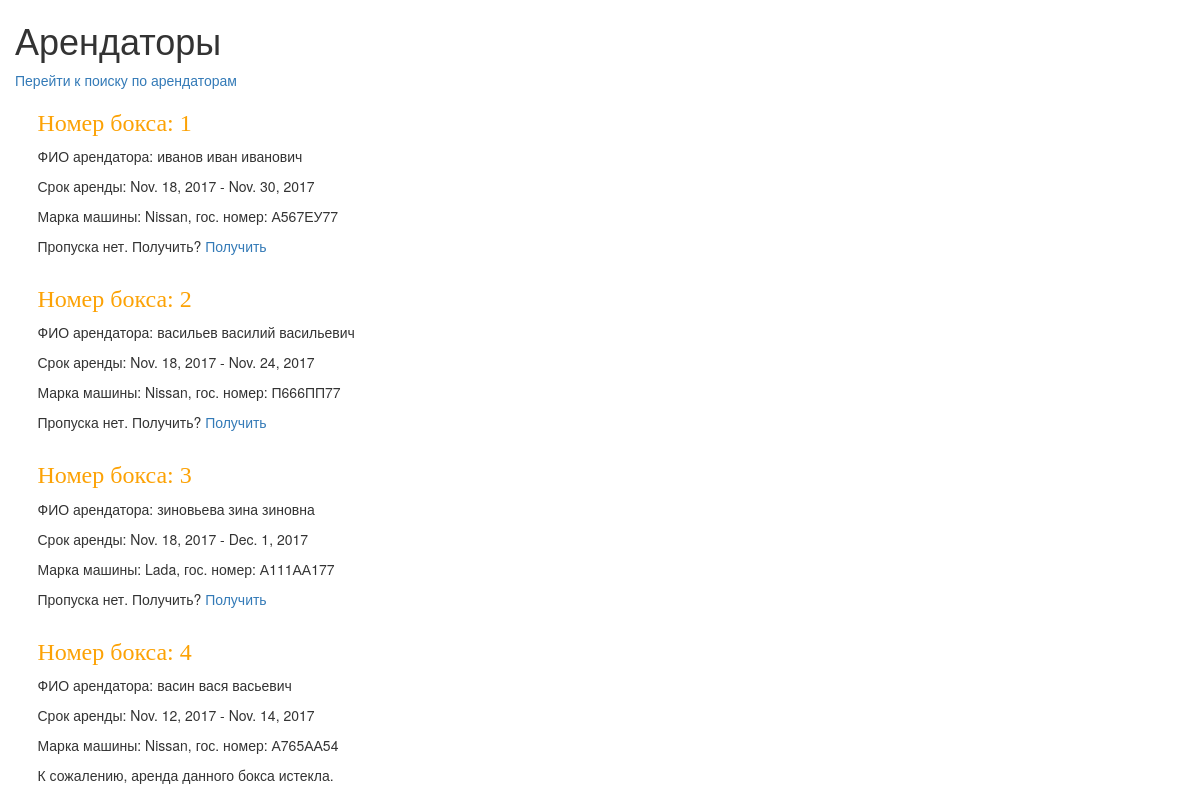
The page / on the database its author committed.
### catalog/models.py (models this page shows, shortened)
class Arendator(models.Model):
    AUTO_MARK = (
        ('N', 'Nissan'),
        ('M', 'Mitsubisi'),
        ('L', 'Lada'),
    )
    person = models.CharField(blank=True,max_length=30, verbose_name='ФИО')
    gos_num = models.CharField(blank=True,max_length=9, verbose_name='Гос. номер')
    box_num = models.CharField(blank=True,max_length=3, unique=True, verbose_name='Номер бокса')
    auto = models.CharField(blank=True,max_length=1, choices=AUTO_MARK, verbose_name='Марка машины')
    has_pass = models.BooleanField(default=False, verbose_name='Пропуск получен')
    registered = models.DateField(blank=True,default=timezone.now, verbose_name='Дата начала аренды')
    ended = models.DateField(blank=True, null=True, verbose_name='Дата окончания аренды')

### catalog/views.py (the view)
# urls.py: url(r'^$', views.box_list, name='box_list'),
def box_list(request):
    boxes = Arendator.objects.filter().order_by('box_num')
    return render(request, 'catalog/box_list.html', {'boxes': boxes})

### catalog/templates/catalog/box_list.html (shortened to what this page needs)
<!DOCTYPE html>
{% load staticfiles %}
<html lang="en">
<head>
    <link rel="stylesheet" href="//maxcdn.bootstrapcdn.com/bootstrap/3.2.0/css/bootstrap.min.css">
    <link rel="stylesheet" href="//maxcdn.bootstrapcdn.com/bootstrap/3.2.0/css/bootstrap-theme.min.css">
    <link rel="stylesheet" href="{% static 'css/catalog.css' %}">
</head>
<body>
    <div><h1>Арендаторы</h1></div>
    <a href="{% url 'search_form' %}">Перейти к поиску по арендаторам</a>
    {% for box in boxes %}
    <div class="container">
        <h3>Номер бокса: {{ box.box_num }} </h3>
        <p>ФИО арендатора: {{ box.person }} </p>
        <p>Срок аренды: {{ box.registered}} - {{ box.ended}} </p>
        <p>Марка машины: {{ box.get_auto_display }}, гос. номер: {{ box.gos_num }}</p>
        <p>{% now "Y-m-d" as todays_date %}</p>
        {% if box.registered|date:"Y-m-d" <= todays_date and todays_date <= box.ended|date:"Y-m-d" %}
        {% if box.has_pass == True %}
        <p>Есть пропуск. Сдать? <a href="{% url 'return_pass' pk=box.pk %}">Сдать</a></p>
        {% else %}
        <p>Пропуска нет. Получить? <a href="{% url 'get_pass' pk=box.pk %}">Получить</a></p>
        {% endif %}
        {% else %}
        <p class="text-error">К сожалению, аренда данного бокса истекла.</p>
        {% endif %}
    </div>
    {% endfor %}
</body>
</html>

### catalog/static/css/catalog.css (style rules this page uses)
body { padding-left: 15px; }
h3 { color: #FCA205; font-family: 'Lobster'; }

### rows shown on the page
Arendator: box_num "1", person "иванов иван иванович", registered "Nov. 18, 2017", ended "Nov. 30, 2017", auto "Nissan", gos_num "А567ЕУ77", has_pass "Пропуска нет. Получить?"
Arendator: box_num "2", person "васильев василий васильевич", registered "Nov. 18, 2017", ended "Nov. 24, 2017", auto "Nissan", gos_num "П666ПП77", has_pass "Пропуска нет. Получить?"
Arendator: box_num "3", person "зиновьева зина зиновна", registered "Nov. 18, 2017", ended "Dec. 1, 2017", auto "Lada", gos_num "А111АА177", has_pass "Пропуска нет. Получить?"
Arendator: box_num "4", person "васин вася васьевич", registered "Nov. 12, 2017", ended "Nov. 14, 2017", auto "Nissan", gos_num "А765АА54", shows "К сожалению, аренда данного бокса истекла."
